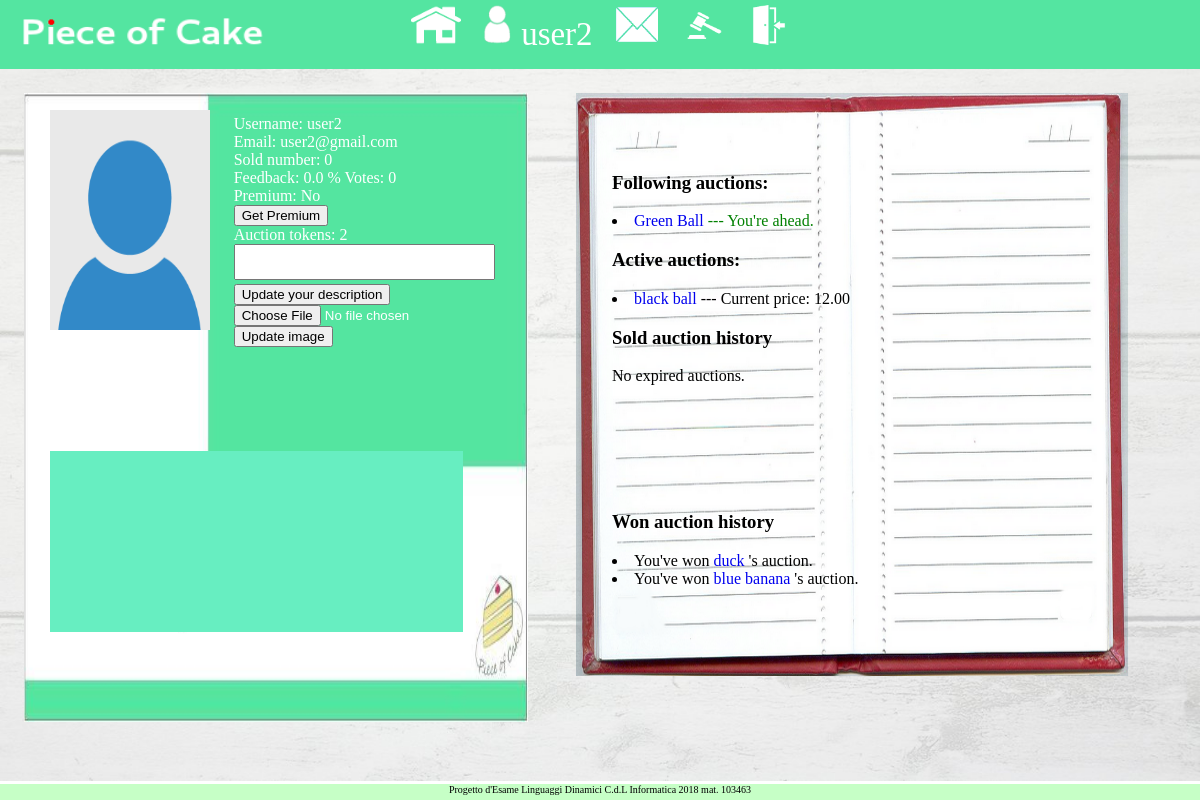
The page /webauction/accounts/profile/user2 (signed in) on the database its author committed.
### webauction/models.py (models this page shows, shortened)
class UserProfile(models.Model):
    def create_user_profile(sender, instance, created, **kwargs):
        if created:
            profile, created = UserProfile.objects.get_or_create(user=instance)
    post_save.connect(create_user_profile, sender=User)
    user = models.OneToOneField(User, on_delete=models.CASCADE)
    feedback = models.IntegerField(default=0)
    votes = models.IntegerField(default=0)
    auction_count = models.SmallIntegerField(default=3)
    premium = models.BooleanField(default=False)
    description = models.CharField(max_length=1000, default='')
    profile_pic = models.ImageField(upload_to='profile_img/',
                    default='profile_img/defaultprofileimage.png')
    sold_auction = models.IntegerField(default=0)

class FollowedAuction(models.Model):
    auction = models.ForeignKey(Auction, on_delete=models.CASCADE)
    isActive = models.BooleanField(default=True)
    follower = models.ForeignKey(User, related_name='follower', on_delete=models.CASCADE)
    outBiddedBy = models.ForeignKey(User, related_name='outBiddedBy',
                blank=True, null=True, default=None)
    class Meta:
        unique_together=(('auction','follower'))

class Auction(models.Model):
    seller = models.ForeignKey(User, related_name="seller", on_delete=models.CASCADE)
    title = models.CharField(max_length=100)
    image = models.ImageField(upload_to='auction_img/%Y/%m/%d/')
    description = models.CharField(max_length=5000)
    pub_date = models.DateTimeField(auto_now_add=True)
    expire_date = models.DateTimeField(default=datetime.datetime.now)
    premium_date = models.DateTimeField(default=datetime.datetime.now)
    premium_active = models.BooleanField(default=False)
    min_price = models.DecimalField(max_digits=10, default=0, decimal_places=2)
    min_bid = models.DecimalField(max_digits=10, default=MIN_BID(), decimal_places=2)
    bid_count = models.IntegerField(default=0)
    last_bid_user = models.ForeignKey(User, null=True, related_name="last_bid_user", \
            on_delete=models.CASCADE)
    current_price = models.DecimalField(max_digits=10, default=0, decimal_places=2)
    active = models.BooleanField(default=True)
    category = models.CharField(max_length=50, default=('OT','Other'),
                                choices=CATEGORY_CHOICES)

### webauction/views.py (the view, shortened to what this page needs)
# urls.py: url(r'^accounts/profile/(?P<searched_username>.*)$', views.profile, name='profile'),
def profile(request, searched_username):
    print('inizio')
    if searched_username == '':
        searchedUser = request.user
    else:
        searchedUser = get_object_or_404(User, username=searched_username)
    userProfile = get_object_or_404(UserProfile, user=searchedUser)
    active_auction_list = Auction.objects.filter(Q(seller__exact=searchedUser),Q(active__exact=True))
    friendRequests_forward = FriendRequest.objects.filter(
                    Q(friend_of__exact=request.user))
    friendRequests_backward = FriendRequest.objects.filter(
                    Q(friend__exact=request.user))
    friends_forward = [ friendrequest.friend for friendrequest in friendRequests_forward ]
    friends_backward = [ friendrequest.friend_of for friendrequest in friendRequests_backward ]
    requestIsSent = False
    requestIsSentBack = False
    if searchedUser in friends_forward:
        requestIsSent = True
    if searchedUser in friends_backward:
        requestIsSentBack = True
    voteAlreadyExists = False
    existingVote = Vote.objects.filter(receiver=userProfile.user, sender=request.user)
    if len(existingVote) != 0:
        voteAlreadyExists = True
    chart_expired = None
    chart_won = None
    sorted_sold_auction = []
    sorted_won_auction = []
    sold_auction = Auction.objects.filter(Q(seller__exact=userProfile.user, active__exact=False),
        ~Q(last_bid_user__exact=None))
    now = timezone.localtime(timezone.now())
    sorted_sold_auction = sorted(sold_auction, \
        key=lambda x: (now-x.pub_date).total_seconds() , reverse=False)
    chart_expired = get_pool(sold_auction)
    if userProfile.user == request.user:
        won_auction = Auction.objects.filter(last_bid_user__exact=request.user, active__exact=False)
        now = timezone.localtime(timezone.now())
        sorted_won_auction = sorted(won_auction, \
            key=lambda x: (now-x.pub_date).total_seconds() , reverse=False)
        chart_won = get_pool(won_auction)
    context = {}
    context['userProfile'] = userProfile
    context['alreadySentForward'] = requestIsSent
    context['alreadySentBack'] = requestIsSentBack
    context['activeAuctions'] = active_auction_list
    context['sorted_sold_auction'] = sorted_sold_auction
    context['sorted_won_auction'] = sorted_won_auction
    context['chart_expired'] = chart_expired
    context['chart_won'] = chart_won
    if chart_expired != None and chart_won != None:
        context['charts'] = [chart_expired, chart_won]
    elif chart_expired == None and chart_won != None:
        context['charts'] = chart_won
    elif chart_expired != None and chart_won == None:
        context['charts'] = chart_expired
    all_votes = Vote.objects.filter(receiver__exact=userProfile.user)
    now = timezone.localtime(timezone.now())
    all_votes_sorted = sorted(all_votes,
        key=lambda x: (now-x.datetime).total_seconds(), reverse=False)
    context['all_votes'] = all_votes_sorted
    followedAuctions = FollowedAuction.objects.filter(
        Q(follower__exact=request.user), Q(isActive__exact=True))
    context['followedAuctions'] = followedAuctions
    if userProfile.votes != 0:
        context['percentage_feedback'] = \
            userProfile.feedback*100/(MAX_VOTE_NUM()*userProfile.votes)
    else:
        context['percentage_feedback'] = 0.0
    if request.method == 'GET':
        return render(request, 'webauction/profile.html', context)

### webauction/views.py (called while the page is built)
def get_pool(auctions):
    len_sold_auction = len(auctions)
    if len_sold_auction == 0:
        return
    ds = DataPool(
        series = [
            {
            'options': {'source': auctions},
            'terms':   ['expire_date','current_price']
            }
        ]
    )
    chrt = Chart(
        datasource = ds,
        series_options = [
            {
            'options':{'type':'line', 'stacking':False},
            'terms':{'expire_date': ['current_price']}
            }
        ],
        chart_options = {
            'title': {'text':''},
            'xAxis': {
                'title': {'text':'Data'}
            }
        }
    )
    return chrt

### webauction/templates/webauction/profile.html (shortened to what this page needs)
{% extends 'top_bar_base_template.html' %}
{% block scripts %}
    {% load chartit %}
{% endblock %}
{% block body %}
<div id=profile>
    <div id=upper>
    <div id=profile_picture>
        <img src={{ userProfile.profile_pic.url }} style='height:220px; width:160px;'>
    </div>
    <div id=profile_data>
        Username: {{ userProfile.user.username }} <br>
        Email: {{ userProfile.user.email }} <br>
        Sold number: {{ userProfile.sold_auction }} <br>
        Feedback: {{ percentage_feedback }} % Votes: {{ userProfile.votes }}<br>
        {% if request.user == userProfile.user %}
            Premium:
            {% if not userProfile.premium %}
                No
                <form method='POST'>
                    <input type='submit' name='get_premium' value='Get Premium'>
                </form>
                Auction tokens: {{ userProfile.auction_count}}
            {% else %}
                Yes
            {% endif %}
        {% endif %}
        {% if request.user == userProfile.user %}
            <textarea style='resize:none; background-color:c6edab; overflow-y:scroll'
                rows=2 cols=30 name='description' form='desc_form'>
                {{ userProfile.description }}
            </textarea>
            <form id='desc_form' method='POST'>
                <input type='submit' name='update_desc' value='Update your description'>
            </form>
        {% else %}
            Descrizione: <br>
                {{ request.user.descrizione}} <br>
        {% endif %}
        {% if request.user == userProfile.user %}
            <form enctype="multipart/form-data" method='POST'>
                <input type='file' accept='.png, .jpg, .jpeg' name='update_pic' required/> <br>
                <input type='submit' name='update_img' value='Update image'>
            </form>
        {% endif %}
    </div>
    </div>
    <div id=lower>
        <div id=all_votes>
        </div>
    </div>
</div>
<div id=container_auction_data>
<div id=auction_data>
        <h3> Following auctions: </h3>
        {% for followed in followedAuctions %}
            <li>
                <a href='{% url 'webauction:detail' followed.auction.id %}'>
                    {{ followed.auction.title }}
                </a>
                {% if followed.outBiddedBy == None %}
                <span style='color:green'>    --- You're ahead. </span>
                {% else %}
                <span style='color:red'>   --- Out bidded by {{ followed.outBiddedBy }} </span>
                {% endif %}
            </li>
        {% endfor %}
        <h3> Active auctions: </h3>
        {% for auction in activeAuctions %}
            <li>
                <a href='{% url 'webauction:detail' auction.id %}'>
                    {{ auction.title }}
                </a>
                --- Current price: {{ auction.current_price }}
            </li>
        {% endfor %}
        <h3> Sold auction history </h3>
        {% if chart_expired != None  %}
            <div id='sold_chart'></div>
        {% else %}
            No expired auctions.
        {% endif %}
        <div class="history">
        </div>
        {% if request.user == userProfile.user %}
        <h3> Won auction history </h3>
        <div class="history">
            {% for auction in sorted_won_auction %}
            <li>
                You've won <a href='{% url 'webauction:detail' auction.id %}'>
                    {{ auction.title }}
                </a> 's auction.
            </li>
            {% endfor %}
        </div>
        {% endif %}
</div>
</div>
{% endblock %}

### templates/login_top_bar.html (shortened to what this page needs)
<div id=login_top_bar>
    <a href="{% url 'webauction:index' %}">
        <img src="/media/static_images/home_button.png"
        width=50px height=40px >
    </a>
    {% if user.is_authenticated %}
        <a href=/webauction/accounts/profile/{{ user.username }}>
            <img src="/media/static_images/person_profile.png"
            width=30px height=40px> {{ user.username }}
        </a>
        <a href={% url 'messenger:messenger' %}>
            <img src="/media/static_images/mail_pic.png"
            width=45px height=40px >
        <a href={% url 'webauction:make_auction' %}>
            <img src="/media/static_images/make_auction.png"
            width=45px height=40px >
    {% endif %}
    {% if user.is_authenticated %}
    <a href={% url 'logout_view' %}>
        <img src="/media/static_images/logout_door.png"
        width=40px height=40px >
    {% endif %}
</div>

### rows shown on the page
UserProfile: profile_pic (placeholder picture), user.username "user2", user.email "user2@gmail.com", sold_auction "0", votes "0", auction_count "2"
FollowedAuction: auction "Green Ball", shows "--- You're ahead."
Auction: title "black ball", current_price "12.00"
Auction: title "duck"
Auction: title "blue banana"

### other values the page prints
{{ user.username }} "user2"
{{ percentage_feedback }} "0.0"
